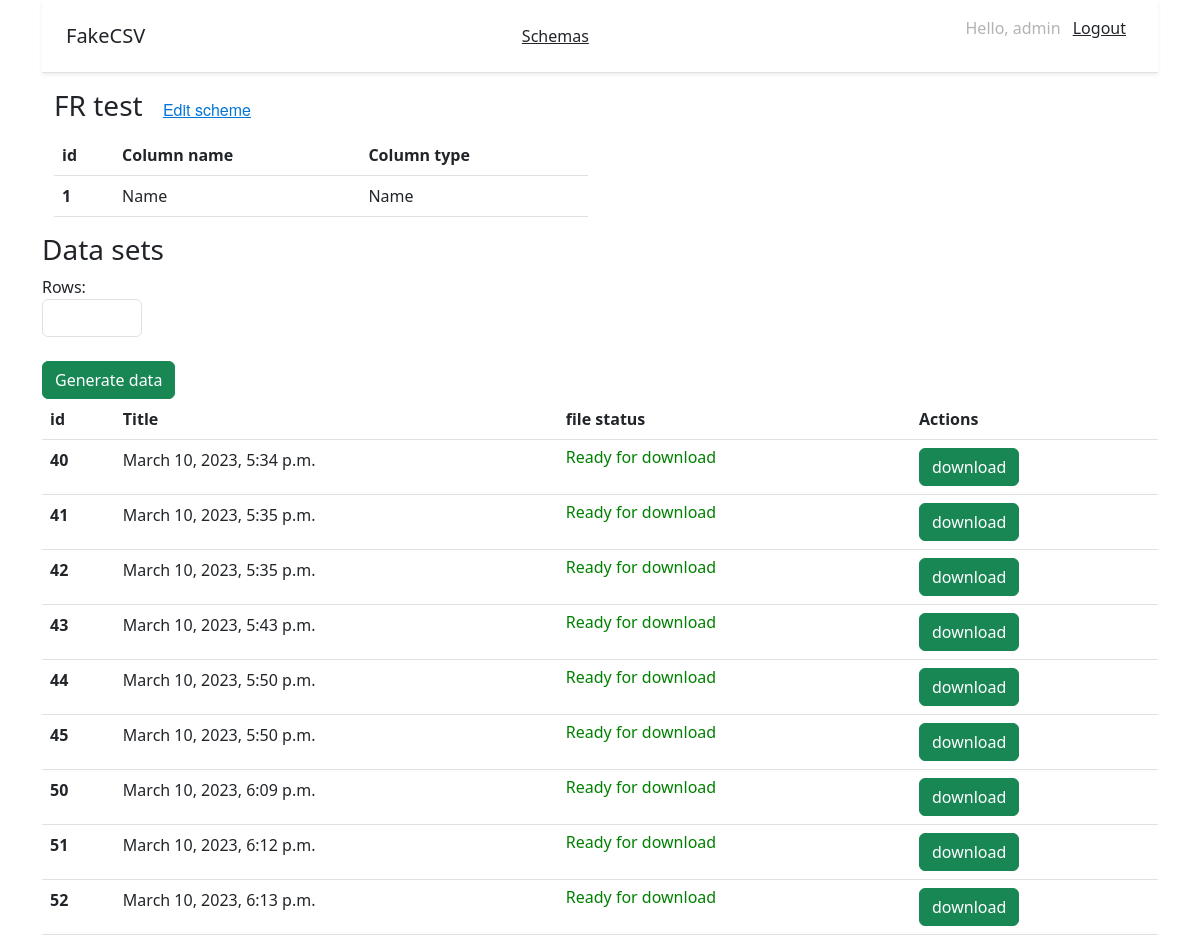
The page /generate_csv/6/ (signed in) on the database as committed earlier.
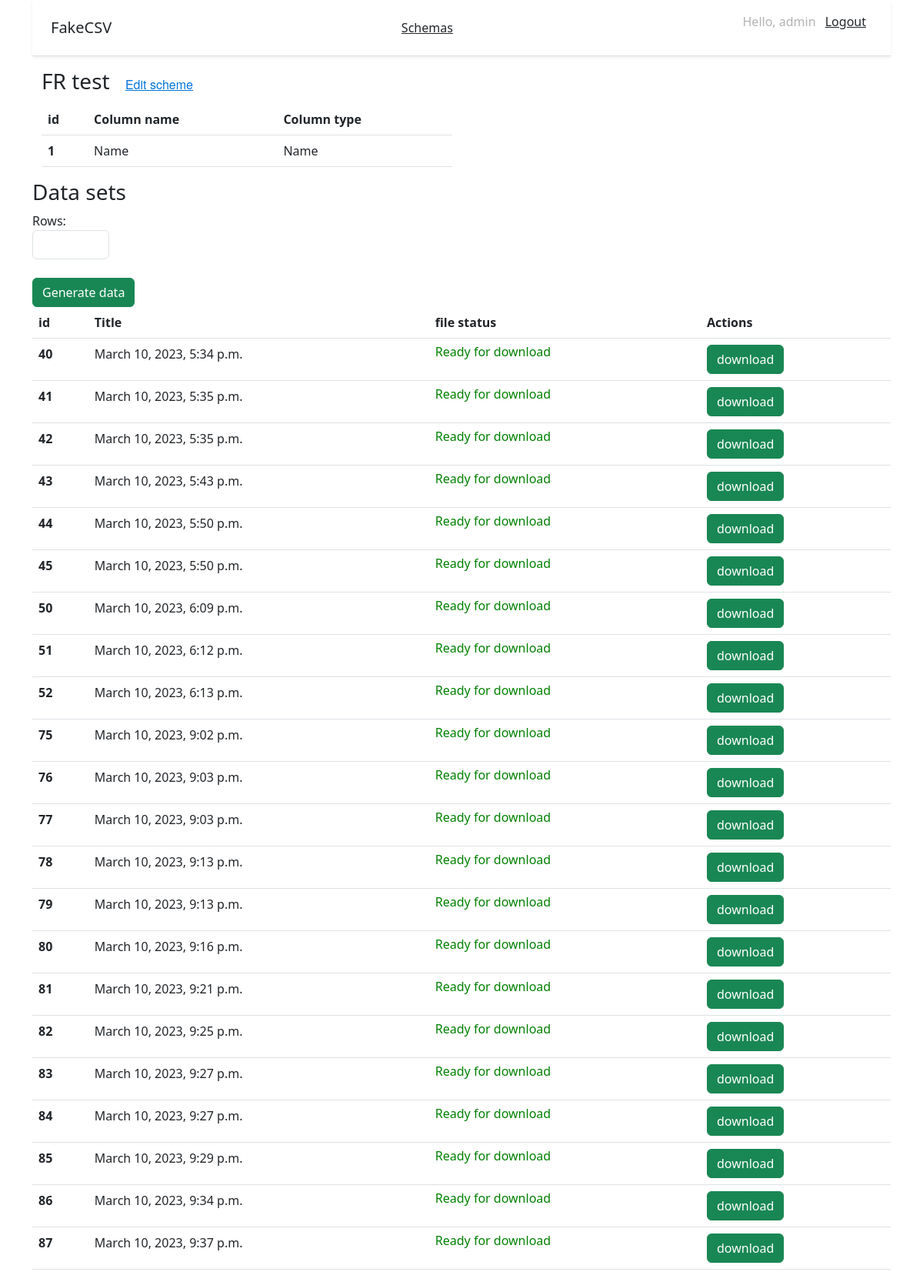
The same page on the database as committed later.
### mystical_users/models.py (models this page shows, shortened)
class Column(models.Model):
    name = models.CharField(max_length=60)
    type = models.CharField(max_length=20)
    order = models.IntegerField()
    number = models.IntegerField(blank=True, null=True)
    start = models.IntegerField(blank=True, null=True)
    end = models.IntegerField(blank=True, null=True)
    schema = models.ForeignKey(Schema, on_delete=models.CASCADE, blank=True)

class File(models.Model):
    path = models.CharField(max_length=500, null=True)
    name = models.CharField(max_length=500, null=True)
    created = models.DateTimeField(auto_now_add=True, verbose_name='Created', null=True)
    file = models.FileField(null=True, upload_to='file')
    schema = models.ForeignKey(Schema, on_delete=models.CASCADE, blank=True)

### mystical_users/views.py (the view)
# urls.py: path('generate_csv/<int:schema_id>/', views.generate_csv, name='generate_csv'),
@login_required
def generate_csv(request, schema_id):
    current_columns = Column.objects.filter(schema_id=schema_id).all()
    current_schema = Schema.objects.get(pk=schema_id)
    files = File.objects.filter(schema_id=schema_id).all()
    context = {
        'files': files,
        'current_schema': current_schema,
        'current_columns': current_columns
    }
    return render(request, 'generate_csv.html', context)

### mystical_users/templates/generate_csv.html (shortened to what this page needs)
{% extends 'base.html' %}
{% block content %}
<div class="container">
  <div class="row">
    <div class="col">
      <h3>
        {{ current_schema.title }}
        <small class="text-muted">
          <a class="btn btn-link" href="/generate_csv/{{ current_schema.id }}" id="Edit">Edit scheme</a>
        </small>
      </h3>
    </div>
  </div>
  <div class="row">
    <div class="col">
      <table class="table">
        <thead>
          <tr>
            <th scope="col">id</th>
            <th scope="col">Column name</th>
            <th scope="col">Column type</th>
          </tr>
        </thead>
        <tbody>
          {% for item in current_columns %}
          <tr>
            <th scope="row">{{ item.order }}</th>
            <td>{{ item.name }}</td>
            <td>{{ item.type }}</td>
          </tr>
          {% endfor %}
        </tbody>
      </table>
    </div>
    <div class="col">
    </div>
  </div>
</div>
<div class="row">
  <div class="col">
    <h3>Data sets</h3>
  </div>
  <div class="col">
  </div>
  <div class="col">
  </div>
  <div class="col">
  </div>
  <form id="myForm" method="post" enctype="multipart/form-data">
    <div class="col">
      Rows:
      <input type="number" class="form-control" value="start" name="count" style="width: 100px;" required>
    </div>
    <div class="col">
      <br>
      <button id="submit-button" class="btn btn-success" type="submit">Generate data</button>
    </div>
  </form>
</div>
<table class="table" id="second-table">
  <thead>
    <tr>
      <th scope="col">id</th>
      <th scope="col">Title</th>
      <th scope="col">file status</th>
      <th scope="col">Actions</th>
    </tr>
  </thead>
  <tbody>
    {% for item in files %}
    <tr>
      <th scope="row">{{ item.id }}</th>
      <td>{{ item.created }}</td>
      <td><h6 style="color: green;">Ready for download</h6> </td>
      <td><a id="download-button-{{ item.id }}" class="btn btn-success">download</a></td>
    </tr>
    {% endfor %}
  </tbody>
</table>
{% endblock %}

Rows that differ between the two databases and show on the page:
added File: id "75", created "March 10, 2023, 9:02 p.m."
added File: id "76", created "March 10, 2023, 9:03 p.m."
added File: id "77", created "March 10, 2023, 9:03 p.m."
added File: id "78", created "March 10, 2023, 9:13 p.m."
added File: id "79", created "March 10, 2023, 9:13 p.m."
added File: id "80", created "March 10, 2023, 9:16 p.m."
added File: id "81", created "March 10, 2023, 9:21 p.m."
added File: id "82", created "March 10, 2023, 9:25 p.m."
added File: id "83", created "March 10, 2023, 9:27 p.m."
added File: id "84", created "March 10, 2023, 9:27 p.m."
added File: id "85", created "March 10, 2023, 9:29 p.m."
added File: id "86", created "March 10, 2023, 9:34 p.m."
added File: id "87", created "March 10, 2023, 9:37 p.m."
